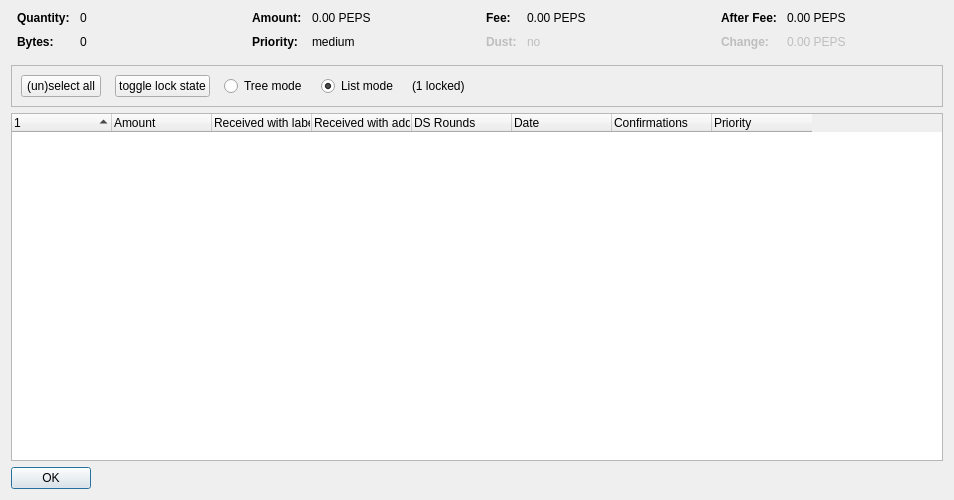
<?xml version="1.0" encoding="UTF-8"?>
<ui version="4.0">
 <class>CoinControlDialog</class>
 <widget class="QDialog" name="CoinControlDialog">
  <property name="geometry">
   <rect>
    <x>0</x>
    <y>0</y>
    <width>954</width>
    <height>500</height>
   </rect>
  </property>
  <property name="windowTitle">
   <string>Coin Selection</string>
  </property>
  <layout class="QVBoxLayout" name="verticalLayout">
   <item>
    <layout class="QHBoxLayout" name="horizontalLayoutTop" stretch="0,0,0,0">
     <property name="topMargin">
      <number>0</number>
     </property>
     <property name="bottomMargin">
      <number>10</number>
     </property>
     <item>
      <layout class="QFormLayout" name="formLayoutCoinControl1">
       <property name="horizontalSpacing">
        <number>10</number>
       </property>
       <property name="verticalSpacing">
        <number>10</number>
       </property>
       <property name="leftMargin">
        <number>6</number>
       </property>
       <property name="rightMargin">
        <number>6</number>
       </property>
       <item row="0" column="0">
        <widget class="QLabel" name="labelCoinControlQuantityText">
         <property name="font">
          <font>
           <weight>75</weight>
           <bold>true</bold>
          </font>
         </property>
         <property name="text">
          <string>Quantity:</string>
         </property>
        </widget>
       </item>
       <item row="0" column="1">
        <widget class="QLabel" name="labelCoinControlQuantity">
         <property name="cursor">
          <cursorShape>IBeamCursor</cursorShape>
         </property>
         <property name="contextMenuPolicy">
          <enum>Qt::ActionsContextMenu</enum>
         </property>
         <property name="text">
          <string notr="true">0</string>
         </property>
         <property name="textInteractionFlags">
          <set>Qt::LinksAccessibleByMouse|Qt::TextSelectableByKeyboard|Qt::TextSelectableByMouse</set>
         </property>
        </widget>
       </item>
       <item row="1" column="0">
        <widget class="QLabel" name="labelCoinControlBytesText">
         <property name="font">
          <font>
           <weight>75</weight>
           <bold>true</bold>
          </font>
         </property>
         <property name="text">
          <string>Bytes:</string>
         </property>
        </widget>
       </item>
       <item row="1" column="1">
        <widget class="QLabel" name="labelCoinControlBytes">
         <property name="cursor">
          <cursorShape>IBeamCursor</cursorShape>
         </property>
         <property name="contextMenuPolicy">
          <enum>Qt::ActionsContextMenu</enum>
         </property>
         <property name="text">
          <string notr="true">0</string>
         </property>
         <property name="textInteractionFlags">
          <set>Qt::LinksAccessibleByMouse|Qt::TextSelectableByKeyboard|Qt::TextSelectableByMouse</set>
         </property>
        </widget>
       </item>
      </layout>
     </item>
     <item>
      <layout class="QFormLayout" name="formLayoutCoinControl2">
       <property name="horizontalSpacing">
        <number>10</number>
       </property>
       <property name="verticalSpacing">
        <number>10</number>
       </property>
       <property name="leftMargin">
        <number>6</number>
       </property>
       <property name="rightMargin">
        <number>6</number>
       </property>
       <item row="0" column="0">
        <widget class="QLabel" name="labelCoinControlAmountText">
         <property name="font">
          <font>
           <weight>75</weight>
           <bold>true</bold>
          </font>
         </property>
         <property name="text">
          <string>Amount:</string>
         </property>
        </widget>
       </item>
       <item row="0" column="1">
        <widget class="QLabel" name="labelCoinControlAmount">
         <property name="cursor">
          <cursorShape>IBeamCursor</cursorShape>
         </property>
         <property name="contextMenuPolicy">
          <enum>Qt::ActionsContextMenu</enum>
         </property>
         <property name="text">
          <string notr="true">0.00 PEPS</string>
         </property>
         <property name="textInteractionFlags">
          <set>Qt::LinksAccessibleByMouse|Qt::TextSelectableByKeyboard|Qt::TextSelectableByMouse</set>
         </property>
        </widget>
       </item>
       <item row="1" column="0">
        <widget class="QLabel" name="labelCoinControlPriorityText">
         <property name="font">
          <font>
           <weight>75</weight>
           <bold>true</bold>
          </font>
         </property>
         <property name="text">
          <string>Priority:</string>
         </property>
        </widget>
       </item>
       <item row="1" column="1">
        <widget class="QLabel" name="labelCoinControlPriority">
         <property name="cursor">
          <cursorShape>IBeamCursor</cursorShape>
         </property>
         <property name="contextMenuPolicy">
          <enum>Qt::ActionsContextMenu</enum>
         </property>
         <property name="text">
          <string>medium</string>
         </property>
         <property name="textInteractionFlags">
          <set>Qt::LinksAccessibleByMouse|Qt::TextSelectableByKeyboard|Qt::TextSelectableByMouse</set>
         </property>
        </widget>
       </item>
      </layout>
     </item>
     <item>
      <layout class="QFormLayout" name="formLayoutCoinControl3">
       <property name="horizontalSpacing">
        <number>10</number>
       </property>
       <property name="verticalSpacing">
        <number>10</number>
       </property>
       <property name="leftMargin">
        <number>6</number>
       </property>
       <property name="rightMargin">
        <number>6</number>
       </property>
       <item row="0" column="0">
        <widget class="QLabel" name="labelCoinControlFeeText">
         <property name="font">
          <font>
           <weight>75</weight>
           <bold>true</bold>
          </font>
         </property>
         <property name="text">
          <string>Fee:</string>
         </property>
        </widget>
       </item>
       <item row="0" column="1">
        <widget class="QLabel" name="labelCoinControlFee">
         <property name="cursor">
          <cursorShape>IBeamCursor</cursorShape>
         </property>
         <property name="contextMenuPolicy">
          <enum>Qt::ActionsContextMenu</enum>
         </property>
         <property name="text">
          <string notr="true">0.00 PEPS</string>
         </property>
         <property name="textInteractionFlags">
          <set>Qt::LinksAccessibleByMouse|Qt::TextSelectableByKeyboard|Qt::TextSelectableByMouse</set>
         </property>
        </widget>
       </item>
       <item row="1" column="0">
        <widget class="QLabel" name="labelCoinControlLowOutputText">
         <property name="enabled">
          <bool>false</bool>
         </property>
         <property name="font">
          <font>
           <weight>75</weight>
           <bold>true</bold>
          </font>
         </property>
         <property name="text">
          <string>Dust:</string>
         </property>
        </widget>
       </item>
       <item row="1" column="1">
        <widget class="QLabel" name="labelCoinControlLowOutput">
         <property name="enabled">
          <bool>false</bool>
         </property>
         <property name="cursor">
          <cursorShape>IBeamCursor</cursorShape>
         </property>
         <property name="contextMenuPolicy">
          <enum>Qt::ActionsContextMenu</enum>
         </property>
         <property name="text">
          <string>no</string>
         </property>
         <property name="textInteractionFlags">
          <set>Qt::LinksAccessibleByMouse|Qt::TextSelectableByKeyboard|Qt::TextSelectableByMouse</set>
         </property>
        </widget>
       </item>
      </layout>
     </item>
     <item>
      <layout class="QFormLayout" name="formLayoutCoinControl4">
       <property name="horizontalSpacing">
        <number>10</number>
       </property>
       <property name="verticalSpacing">
        <number>10</number>
       </property>
       <property name="leftMargin">
        <number>6</number>
       </property>
       <property name="rightMargin">
        <number>6</number>
       </property>
       <item row="0" column="0">
        <widget class="QLabel" name="labelCoinControlAfterFeeText">
         <property name="font">
          <font>
           <weight>75</weight>
           <bold>true</bold>
          </font>
         </property>
         <property name="text">
          <string>After Fee:</string>
         </property>
        </widget>
       </item>
       <item row="0" column="1">
        <widget class="QLabel" name="labelCoinControlAfterFee">
         <property name="cursor">
          <cursorShape>IBeamCursor</cursorShape>
         </property>
         <property name="contextMenuPolicy">
          <enum>Qt::ActionsContextMenu</enum>
         </property>
         <property name="text">
          <string notr="true">0.00 PEPS</string>
         </property>
         <property name="textInteractionFlags">
          <set>Qt::LinksAccessibleByMouse|Qt::TextSelectableByKeyboard|Qt::TextSelectableByMouse</set>
         </property>
        </widget>
       </item>
       <item row="1" column="0">
        <widget class="QLabel" name="labelCoinControlChangeText">
         <property name="enabled">
          <bool>false</bool>
         </property>
         <property name="font">
          <font>
           <weight>75</weight>
           <bold>true</bold>
          </font>
         </property>
         <property name="text">
          <string>Change:</string>
         </property>
        </widget>
       </item>
       <item row="1" column="1">
        <widget class="QLabel" name="labelCoinControlChange">
         <property name="enabled">
          <bool>false</bool>
         </property>
         <property name="cursor">
          <cursorShape>IBeamCursor</cursorShape>
         </property>
         <property name="contextMenuPolicy">
          <enum>Qt::ActionsContextMenu</enum>
         </property>
         <property name="text">
          <string notr="true">0.00 PEPS</string>
         </property>
         <property name="textInteractionFlags">
          <set>Qt::LinksAccessibleByMouse|Qt::TextSelectableByKeyboard|Qt::TextSelectableByMouse</set>
         </property>
        </widget>
       </item>
      </layout>
     </item>
    </layout>
   </item>
   <item>
    <widget class="QFrame" name="frame">
     <property name="minimumSize">
      <size>
       <width>0</width>
       <height>40</height>
      </size>
     </property>
     <property name="frameShape">
      <enum>QFrame::StyledPanel</enum>
     </property>
     <property name="frameShadow">
      <enum>QFrame::Sunken</enum>
     </property>
     <layout class="QHBoxLayout" name="horizontalLayout">
      <item>
       <layout class="QHBoxLayout" name="horizontalLayoutPanel" stretch="0,0,0,0,0,0">
        <property name="spacing">
         <number>14</number>
        </property>
        <item>
         <widget class="QPushButton" name="pushButtonSelectAll">
          <property name="sizePolicy">
           <sizepolicy hsizetype="Maximum" vsizetype="Fixed">
            <horstretch>0</horstretch>
            <verstretch>0</verstretch>
           </sizepolicy>
          </property>
          <property name="text">
           <string>(un)select all</string>
          </property>
          <property name="autoDefault">
           <bool>false</bool>
          </property>
         </widget>
        </item>
        <item>
         <widget class="QPushButton" name="pushButtonToggleLock">
          <property name="sizePolicy">
           <sizepolicy hsizetype="Maximum" vsizetype="Fixed">
            <horstretch>0</horstretch>
            <verstretch>0</verstretch>
           </sizepolicy>
          </property>
          <property name="text">
           <string>toggle lock state</string>
          </property>
          <property name="autoDefault">
           <bool>false</bool>
          </property>
         </widget>
        </item>
        <item>
         <widget class="QRadioButton" name="radioTreeMode">
          <property name="sizePolicy">
           <sizepolicy hsizetype="Maximum" vsizetype="Fixed">
            <horstretch>0</horstretch>
            <verstretch>0</verstretch>
           </sizepolicy>
          </property>
          <property name="text">
           <string>Tree mode</string>
          </property>
         </widget>
        </item>
        <item>
         <widget class="QRadioButton" name="radioListMode">
          <property name="sizePolicy">
           <sizepolicy hsizetype="Maximum" vsizetype="Fixed">
            <horstretch>0</horstretch>
            <verstretch>0</verstretch>
           </sizepolicy>
          </property>
          <property name="text">
           <string>List mode</string>
          </property>
          <property name="checked">
           <bool>true</bool>
          </property>
         </widget>
        </item>
        <item>
         <widget class="QLabel" name="labelLocked">
          <property name="text">
           <string>(1 locked)</string>
          </property>
         </widget>
        </item>
        <item>
         <spacer name="horizontalSpacer">
          <property name="orientation">
           <enum>Qt::Horizontal</enum>
          </property>
          <property name="sizeHint" stdset="0">
           <size>
            <width>40</width>
            <height>20</height>
           </size>
          </property>
         </spacer>
        </item>
       </layout>
      </item>
     </layout>
    </widget>
   </item>
   <item>
    <widget class="CoinControlTreeWidget" name="treeWidget">
     <property name="contextMenuPolicy">
      <enum>Qt::CustomContextMenu</enum>
     </property>
     <property name="sortingEnabled">
      <bool>false</bool>
     </property>
     <property name="columnCount">
      <number>8</number>
     </property>
     <attribute name="headerShowSortIndicator" stdset="0">
      <bool>true</bool>
     </attribute>
     <attribute name="headerStretchLastSection">
      <bool>false</bool>
     </attribute>
     <column>
      <property name="text">
       <string/>
      </property>
     </column>
     <column>
      <property name="text">
       <string>Amount</string>
      </property>
     </column>
     <column>
      <property name="text">
       <string>Received with label</string>
      </property>
     </column>
     <column>
      <property name="text">
       <string>Received with address</string>
      </property>
     </column>
     <column>
      <property name="text">
       <string>DS Rounds</string>
      </property>
     </column>
     <column>
      <property name="text">
       <string>Date</string>
      </property>
     </column>
     <column>
      <property name="text">
       <string>Confirmations</string>
      </property>
      <property name="toolTip">
       <string>Confirmed</string>
      </property>
     </column>
     <column>
      <property name="text">
       <string>Priority</string>
      </property>
     </column>
    </widget>
   </item>
   <item>
    <widget class="QDialogButtonBox" name="buttonBox">
     <property name="sizePolicy">
      <sizepolicy hsizetype="Maximum" vsizetype="Fixed">
       <horstretch>0</horstretch>
       <verstretch>0</verstretch>
      </sizepolicy>
     </property>
     <property name="orientation">
      <enum>Qt::Horizontal</enum>
     </property>
     <property name="standardButtons">
      <set>QDialogButtonBox::Ok</set>
     </property>
    </widget>
   </item>
  </layout>
 </widget>
 <customwidgets>
  <customwidget>
   <class>CoinControlTreeWidget</class>
   <extends>QTreeWidget</extends>
   <header>coincontroltreewidget.h</header>
  </customwidget>
 </customwidgets>
 <resources/>
 <connections/>
</ui>
